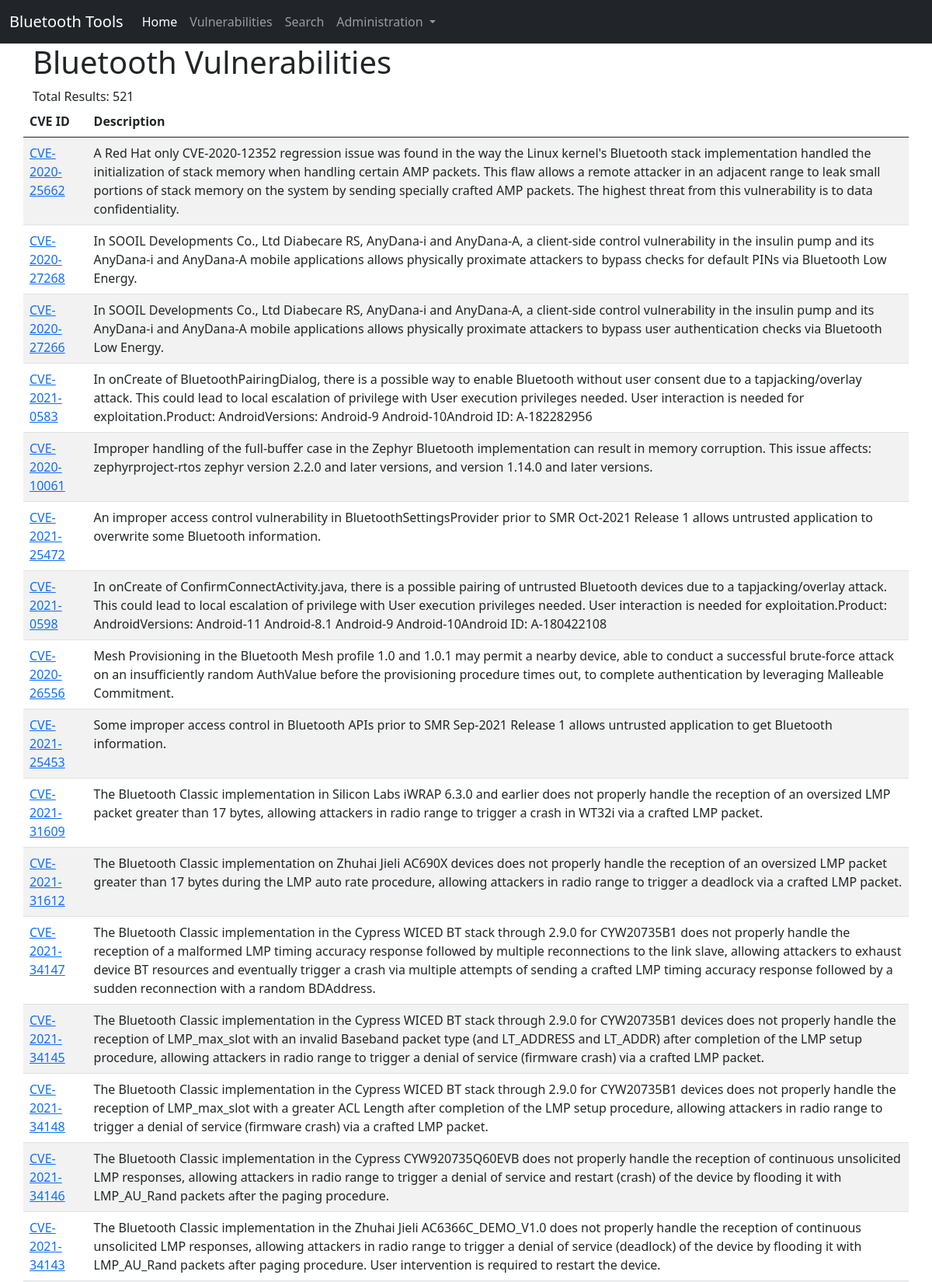
The page /vulnerabilities/ (upper part) on the database its author committed.
### home/models.py (models this page shows, shortened)
class CVETable(models.Model):
    cve_id = models.CharField(max_length=100, blank=False, null=False)
    cve_description = models.TextField(max_length=500, blank=False, null=False)
    data = models.JSONField()

### home/views.py (the view)
# urls.py: path('vulnerabilities/', views.vulnerabilities, name='vulnerabilities'),
def vulnerabilities(request):
    vulns = CVETable.objects.all() #Added this
    count = len(vulns)
    return render(request, 'home/vulnerabilities.html',
    {'vulns':vulns,'count':count})

### home/templates/home/vulnerabilities.html (shortened to what this page needs)
{% extends "home/base.html" %}
{% block content %}
<h1>Bluetooth Vulnerabilities</h1>
<span>Total Results: {{ count }}</span>
<table class="table table-striped">
    <thead>
        <tr>
            <th>CVE ID</th>
            <th>Description</th>
        </tr>
    </thead>
    <tbody>
        {% for vuln in vulns %}
        <tr>
            <td><a href="{% url 'vulnerability_detail' vuln.cve_id %}">{{ vuln.cve_id }} </a></td>
            <td>{{ vuln.cve_description }}</td>
        </tr>
        {% endfor %}
    </tbody>
</table>
{% endblock %}

### rows shown on the page
CVETable: cve_id "CVE-2020-25662", cve_description "A Red Hat only CVE-2020-12352 regression issue was found in the way the Linux kernel's Bluetooth stack implementation handled the initialization of stack memory when handling certain AMP packets. This flaw allows a remote attacker in an adjacent range to leak small portions of stack memory on the system by sending specially crafted AMP packets. The highest threat from this vulnerability is to data confidentiality."
CVETable: cve_id "CVE-2020-27268", cve_description "In SOOIL Developments Co., Ltd Diabecare RS, AnyDana-i and AnyDana-A, a client-side control vulnerability in the insulin pump and its AnyDana-i and AnyDana-A mobile applications allows physically proximate attackers to bypass checks for default PINs via Bluetooth Low Energy."
CVETable: cve_id "CVE-2020-27266", cve_description "In SOOIL Developments Co., Ltd Diabecare RS, AnyDana-i and AnyDana-A, a client-side control vulnerability in the insulin pump and its AnyDana-i and AnyDana-A mobile applications allows physically proximate attackers to bypass user authentication checks via Bluetooth Low Energy."
CVETable: cve_id "CVE-2021-0583", cve_description "In onCreate of BluetoothPairingDialog, there is a possible way to enable Bluetooth without user consent due to a tapjacking/overlay attack. This could lead to local escalation of privilege with User execution privileges needed. User interaction is needed for exploitation.Product: AndroidVersions: Android-9 Android-10Android ID: A-182282956"
CVETable: cve_id "CVE-2020-10061", cve_description "Improper handling of the full-buffer case in the Zephyr Bluetooth implementation can result in memory corruption. This issue affects: zephyrproject-rtos zephyr version 2.2.0 and later versions, and version 1.14.0 and later versions."
CVETable: cve_id "CVE-2021-25472", cve_description "An improper access control vulnerability in BluetoothSettingsProvider prior to SMR Oct-2021 Release 1 allows untrusted application to overwrite some Bluetooth information."
CVETable: cve_id "CVE-2021-0598", cve_description "In onCreate of ConfirmConnectActivity.java, there is a possible pairing of untrusted Bluetooth devices due to a tapjacking/overlay attack. This could lead to local escalation of privilege with User execution privileges needed. User interaction is needed for exploitation.Product: AndroidVersions: Android-11 Android-8.1 Android-9 Android-10Android ID: A-180422108"
CVETable: cve_id "CVE-2020-26556", cve_description "Mesh Provisioning in the Bluetooth Mesh profile 1.0 and 1.0.1 may permit a nearby device, able to conduct a successful brute-force attack on an insufficiently random AuthValue before the provisioning procedure times out, to complete authentication by leveraging Malleable Commitment."
CVETable: cve_id "CVE-2021-25453", cve_description "Some improper access control in Bluetooth APIs prior to SMR Sep-2021 Release 1 allows untrusted application to get Bluetooth information."
CVETable: cve_id "CVE-2021-31609", cve_description "The Bluetooth Classic implementation in Silicon Labs iWRAP 6.3.0 and earlier does not properly handle the reception of an oversized LMP packet greater than 17 bytes, allowing attackers in radio range to trigger a crash in WT32i via a crafted LMP packet."
CVETable: cve_id "CVE-2021-31612", cve_description "The Bluetooth Classic implementation on Zhuhai Jieli AC690X devices does not properly handle the reception of an oversized LMP packet greater than 17 bytes during the LMP auto rate procedure, allowing attackers in radio range to trigger a deadlock via a crafted LMP packet."
CVETable: cve_id "CVE-2021-34147", cve_description "The Bluetooth Classic implementation in the Cypress WICED BT stack through 2.9.0 for CYW20735B1 does not properly handle the reception of a malformed LMP timing accuracy response followed by multiple reconnections to the link slave, allowing attackers to exhaust device BT resources and eventually trigger a crash via multiple attempts of sending a crafted LMP timing accuracy response followed by a sudden reconnection with a random BDAddress."
CVETable: cve_id "CVE-2021-34145", cve_description "The Bluetooth Classic implementation in the Cypress WICED BT stack through 2.9.0 for CYW20735B1 devices does not properly handle the reception of LMP_max_slot with an invalid Baseband packet type (and LT_ADDRESS and LT_ADDR) after completion of the LMP setup procedure, allowing attackers in radio range to trigger a denial of service (firmware crash) via a crafted LMP packet."
CVETable: cve_id "CVE-2021-34148", cve_description "The Bluetooth Classic implementation in the Cypress WICED BT stack through 2.9.0 for CYW20735B1 devices does not properly handle the reception of LMP_max_slot with a greater ACL Length after completion of the LMP setup procedure, allowing attackers in radio range to trigger a denial of service (firmware crash) via a crafted LMP packet."
CVETable: cve_id "CVE-2021-34146", cve_description "The Bluetooth Classic implementation in the Cypress CYW920735Q60EVB does not properly handle the reception of continuous unsolicited LMP responses, allowing attackers in radio range to trigger a denial of service and restart (crash) of the device by flooding it with LMP_AU_Rand packets after the paging procedure."
CVETable: cve_id "CVE-2021-34143", cve_description "The Bluetooth Classic implementation in the Zhuhai Jieli AC6366C_DEMO_V1.0 does not properly handle the reception of continuous unsolicited LMP responses, allowing attackers in radio range to trigger a denial of service (deadlock) of the device by flooding it with LMP_AU_Rand packets after paging procedure. User intervention is required to restart the device."

### other values the page prints
{{ count }} "521"
